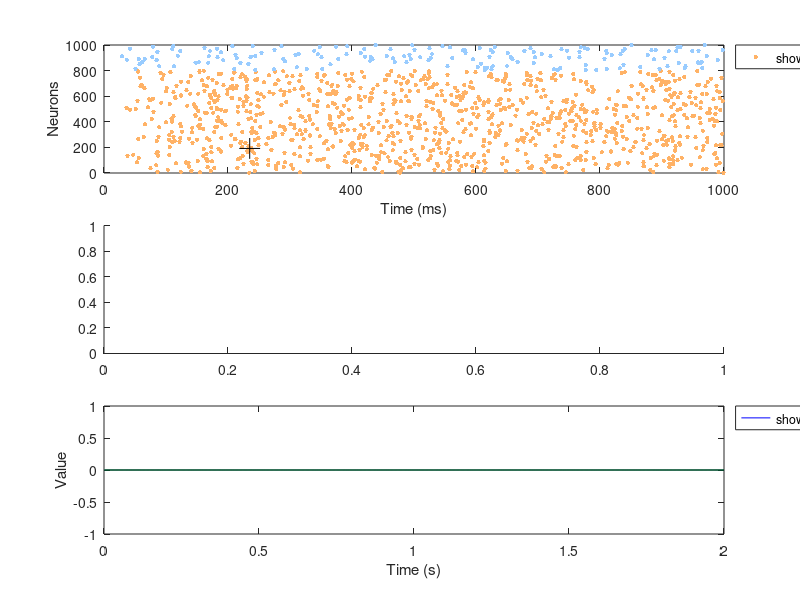

Write MATLAB code to recreate this figure. (Note: this script raises an error after producing the figure.)
% Alejandro Rodriguez-Garcia
% 20/05/24
% Based on Izhikevich, 2007 (daspnet.m, spnet.m).
% This script simulates a spiking neural network with dopamine-modulated 
% spike-timing dependent plasticity (DA-STDP) and regular STDP learning 
% rules.
% The neurons are divided into excitatory and inhibitory populations with
% different spiking types. The network dynamics include random thalamic 
% input and learning is driven by either STDP or DA-STDP. Synaptic 
% plasticity is updated at each timestep, and dopamine levels adjust 
% based on reward signals.
% This work has been presented as a poster in the Bernstein Conference
% 2024.
% Citation: Rodriguez-Garcia A, Ramaswamy S (2024) Enhancing learning 
% through neuromodulation-aware spiking neural networks. Bernstein 
% Conference 2024. doi: 10.12751/nncn.bc2024.077 
%%%%%%%%%%%%%%%%%%%%%%%%%%%%%%%%%%%%%%%%%%%%%%%%%%%%%%%%%%%%%%%%%%%%%%%%%%%

%% PARAMETERS
close all; clear; clc;
seed = 2024; 
rng(seed);
c_date_time = datestr(clock,'YYYY-mm-dd_HH-MM');
hFig = figure('Position', [100, 100, 1200, 800], 'Visible', 'off');

%% Network definition

% Simulation Parameters
N = 1000; % number of neurons
M = 100;  % number of synapses per neuron
D = 5;    % maximal conduction delay
% Time
T = 3;        % simulation time (in seconds)
sec_ms = 1000;   % (1s = 1000ms)

%% Neuron populations
% Define excitatory and inhibitory neuron populations
Ne = round(0.8*N); colorE = [1 0.7 0.4];  % 80% of neurons are excitatory (orange)
Ni = N - Ne; colorI = [0.6 0.8 1]; % 20% of neurons are inhibitory (blue)

% Spiking types
neuron_type_map = containers.Map(...
    {'RS', 'IB', 'CH', 'FS', 'TH', 'LTS', 'RZ', 'AC'}, ...
    {[0.02 0.20 -65 2], ...    % REGULAR SPIKING - RS
     [0.02 0.20 -55 4], ...    % INTRINSICALLY BURSTING - IB
     [0.02 0.20 -50 2], ...    % CHATTERING - CH
     [0.10 0.20 -65 2], ...    % FAST SPIKING - FS
     [0.02 0.25 -65 0.05], ... % THALAMO-CORTICAL - TH
     [0.02 0.25 -65 2], ...    % LOW-THRESHOLD SPIKING - LTS
     [0.10 0.26 -65 2], ...    % RESONATOR - RZ
     [0.02 1.00 -55 4]});      % ACCOMODATING - AC

popE = 'RS'; % excitatory population
popI = 'FS'; % inhibitory population
popE_params = neuron_type_map(popE); 
popI_params = neuron_type_map(popI);
% (a, b, c, d) parameters
a = [popE_params(1)*ones(Ne,1); popI_params(1)*ones(Ni,1)]; % recovery parameter
b = [popE_params(2)*ones(Ne,1); popI_params(2)*ones(Ni,1)]; % recovery sensitivity
c = [popE_params(3)*ones(Ne,1); popI_params(3)*ones(Ni,1)]; % recovery reset after a spike
d = [popE_params(4)*ones(Ne,1); popI_params(4)*ones(Ni,1)]; % recovery reset after a spike

%% Synapses
W = ones(N, M); % synaptic weights initialization
signs = [ones(Ne, M); -ones(Ni, M)]; % signs of synaptic weights
dW = zeros(N, M); % derivatives of synaptic strengths
Wm = 4; % maximal synaptic strength

post = ceil([N*rand(Ne,M);Ne*rand(Ni,M)]); % post-synaptic neurons
delays = cell(N, D); % conduction delay containers
pre = cell(N, 1); % pre-synaptic indexes
aux = cell(N, 1); % auxiliary variable for delay adjustment
for i=1:N
    if i<=Ne
        for j=1:M
            delays{i, ceil(D*rand)}(end+1) = j; % Assign random exc delays
        end
    else
        delays{i,1}=1:M; % fixed delay for inhibitory synapses
    end
    pre{i}=find(post==i); % both E and I pre-synaptic indexes
    aux{i}=N*(D-1-ceil(ceil(pre{i}/N)/(M/D)))+1+mod(pre{i}-1,N);
end

%% DA-STDP (Dopamine-modulated Spike Timing Dependent Plasticity)
% Synapse to be reinforced
n1 = ceil(Ne*rand);  % presynaptic neuron
syn = ceil(M*rand);  % synapse number to the postsynaptic neuron
n2 = post(n1,syn);   % postsynaptic neuron
W(n1,syn) = 0;       % set initial weight to zero

DA = 0;   % dopamine level above baseline
rew = []; % reward events
STDP = zeros(N,sec_ms+1+D); % STDP traces
firings = [-D 0]; % spike timings
interval = 20;    % the coincidence interval for n1 and n2
n1f = -D;         % the last spike of n1
n2f = [];         % the last spike of n2
shist = zeros(sec_ms*T,2); % synaptic strength
DAv = zeros(sec_ms*T,1); % DA release

%% Initializations
v = -65 * ones(N, 1); % initial membrane potential - IZ
u = b .* v; % membrane recovery variable - IZ

%% Learning rule selection
learning_rule = 'DA-stdp'; % change this to 'stdp' for STDP learning rule

%% SIMULATION

for sec = 1:T % simulation of 1 day
    for t = 1:sec_ms % simulation of 1 sec
        I = 13*(rand(N, 1) - 0.5); % random thalamic input

        fired = find(v >= 30); % indices of fired neurons        
        v(fired) = c(fired);
        u(fired) = u(fired) + d(fired);
        STDP(fired, t+D) = 0.1;
        for k = 1:length(fired)
            dW(pre{fired(k)}) = dW(pre{fired(k)}) + STDP(N*t + aux{fired(k)});
        end
        firings = [firings; t*ones(length(fired), 1), fired];
        k = size(firings, 1);
        while firings(k, 1) > t-D
            del = delays{firings(k, 2), t - firings(k, 1) + 1};
            ind = post(firings(k, 2), del);
            I(ind) = I(ind) + (signs(firings(k, 2), del) .* W(firings(k, 2), del))';
            dW(firings(k, 2), del) = dW(firings(k, 2), del) - 1.5 * STDP(ind, t+D)';
            k = k - 1;
        end
        v = v + 0.5 * ((0.04*v + 5).*v + 140 - u + I); % membrane voltage variable
        v = v + 0.5 * ((0.04*v + 5).*v + 140 - u + I); % stability step
        u = u + a .* (0.2*v - u);                      % recovery variable

        STDP(:, t+D+1) = 0.95 * STDP(:, t+D);          % STDP trace decay (tau = 20 ms)

        % Learning
        if (mod(t, 10) == 0)
            if strcmp(learning_rule, 'DA-stdp')
                W = max(0,min(Wm,W + (0.002+DA)*dW)); % DA-STDP
            else
                W = max(0, min(Wm, W + 0.002 * dW)); % STDP
            end
            dW = 0.99 * dW;
        end

        % Dopamine update
        if any(fired==n1)
            n1f=[n1f,sec*sec_ms+t];
        end
        if any(fired==n2)
            n2f=[n2f,sec*sec_ms+t];
            if (sec*sec_ms+t-n1f(end)<interval) && (n2f(end)>n1f(end))
                rew=[rew,sec*sec_ms+t+sec_ms+ceil(2000*rand)];
            end
        end
        
        if any(rew==sec*sec_ms+t)
            DA=DA+0.5; % dopamine release if reward
        end
        DA=DA*0.99; % dopamine decay

        DAv(sec*sec_ms+t) = DA;
        shist(sec*sec_ms+t,:)=[W(n1,syn),dW(n1,syn)];
    end

    % ---- plot -------
    % Spike rasterplot
    excitatoryFirings = firings(firings(:,2) <= Ne, :);
    inhibitoryFirings = firings(firings(:,2) > Ne, :);
    subplot(3,2,[1 2],'Parent', hFig);
    plot(excitatoryFirings(:,1), excitatoryFirings(:,2), '.', 'MarkerSize', 10, 'Color', colorE, 'DisplayName', 'Excitatory firings');
    hold on;
    plot(inhibitoryFirings(:,1), inhibitoryFirings(:,2), '.', 'MarkerSize', 10, 'Color', colorI, 'DisplayName', 'Inhibitory firings');
    plot(firings(firings(:,2) == n1, 1), firings(firings(:,2) == n1, 2), 'k+', 'MarkerSize', 15, 'DisplayName', 'Pre-synaptic neuron'); % Mark neuron n1
    plot(firings(firings(:,2) == n2, 1), firings(firings(:,2) == n2, 2), 'ks', 'MarkerSize', 15, 'DisplayName', 'Post-synaptic neuron'); % Mark neuron n2
    hold off;
    axis([0 sec_ms 0 N]);
    xlabel('Time (ms)');
    ylabel('Neurons'); 
    legend('show', 'Location', 'northeastoutside');
    % Synaptic strength, STDP trace, DA and rewards
    subplot(3, 2, [5 6],'Parent', hFig);
    plot(0.001*(1:(sec*sec_ms+t)), shist(1:sec*sec_ms+t, 1), 'b', 'DisplayName', 'Synaptic strength');
    hold on;
    plot(0.001*(1:(sec*sec_ms+t)), shist(1:sec*sec_ms+t, 2), 'g', 'DisplayName', 'STDP trace');
    plot(0.001*(1:(sec*sec_ms+t)), DAv(1:sec*sec_ms+t), 'k', 'DisplayName', 'DA release');
    plot(0.001*rew, 0*rew, 'rx', 'DisplayName', 'rewards', 'MarkerSize', 20);
    hold off;
    xlabel('Time (s)');
    ylabel('Value');
    legend('show', 'Location', 'northeastoutside');
    % Synaptic weight distributions
    subplot(3, 2, [3 4],'Parent', hFig);
    histogram(signs(1:Ne, :) .* W(1:Ne, :), 'FaceColor', colorE, 'EdgeColor', colorE, 'DisplayName', 'Excitatory distribution'); % excitatory synapses
    hold on;
    histogram(signs(Ne+1:end, :) .* W(Ne+1:end, :), 'FaceColor', colorI, 'EdgeColor', colorI, 'DisplayName', 'Inhibitory distribution'); % inhibitory synapses
    hold on;
    plot(signs(n1,syn).*W(n1,syn), 0, 'b.', 'MarkerSize', 20, 'DisplayName', 'Reinforced synapse');
    hold off;
    xlabel('Synaptic weight');
    ylabel('Count');
    legend('show', 'Location', 'northeastoutside');
    timeText = text(1.25, -1.5, sprintf('t = %d sec', sec), 'Units', 'normalized', 'HorizontalAlignment', 'right', 'FontSize', 12);    
    drawnow;
    % ---------------


    STDP(:, 1:D+1) = STDP(:, sec_ms+1:sec_ms+1+D);
    ind = find(firings(:, 1) > sec_ms + 1 - D);
    firings = [-D 0; firings(ind, 1) - sec_ms, firings(ind, 2)];
    disp(sec); % display current second of simulation
end

% Save file
filename = sprintf('shist_Epop%s_Ipop%s_%s_%s.mat', popE, popI, learning_rule, c_date_time);
save(filename, 'shist');
